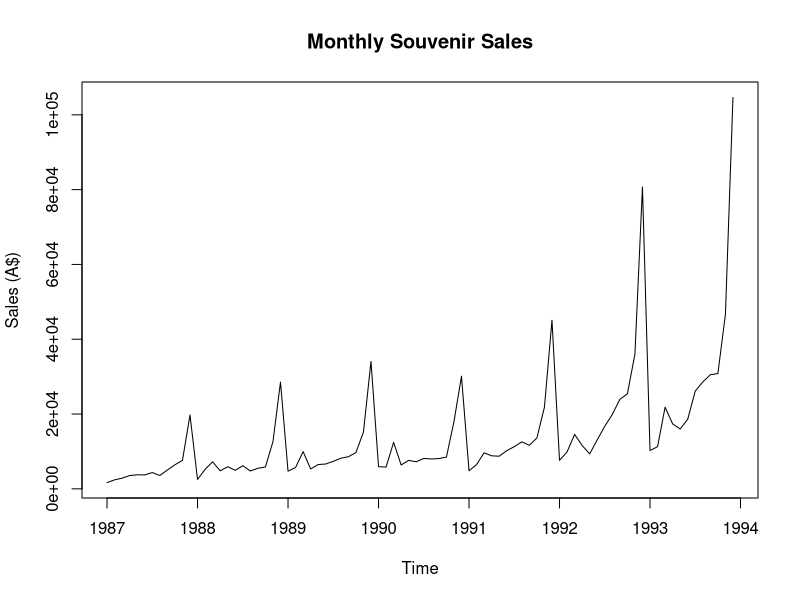
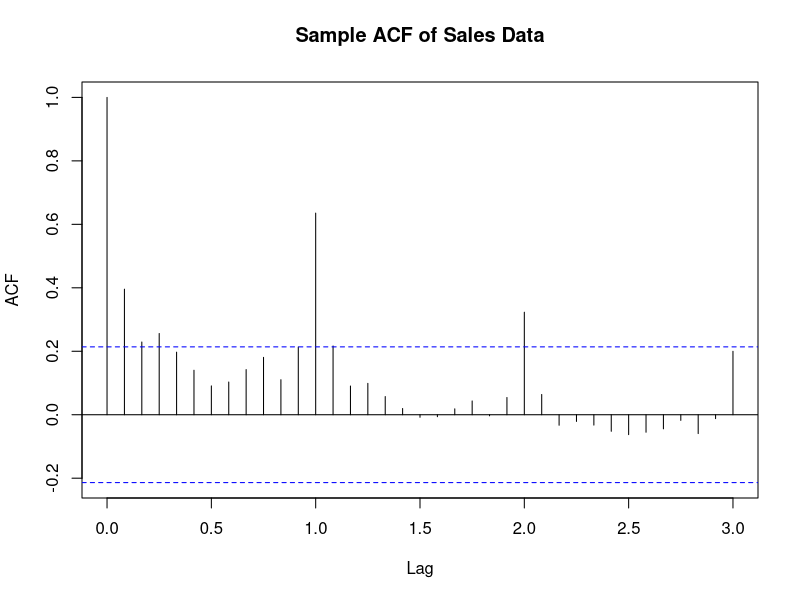
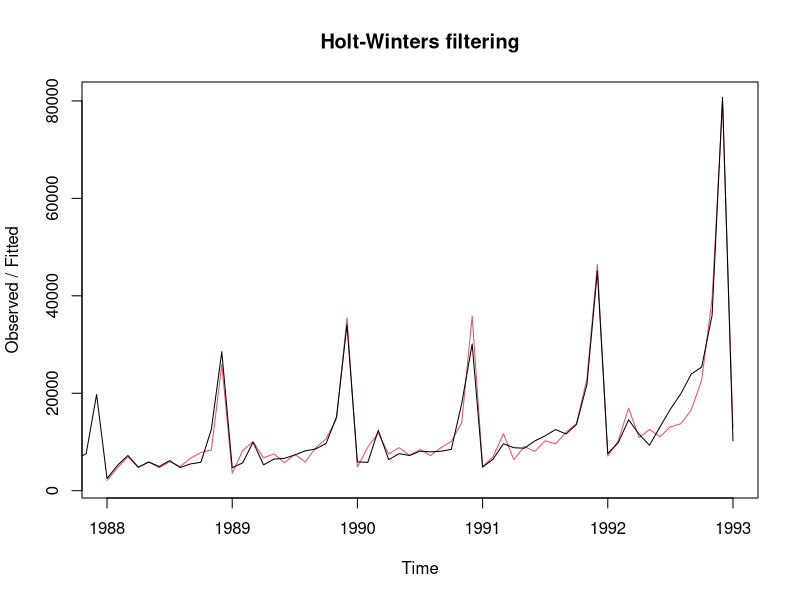
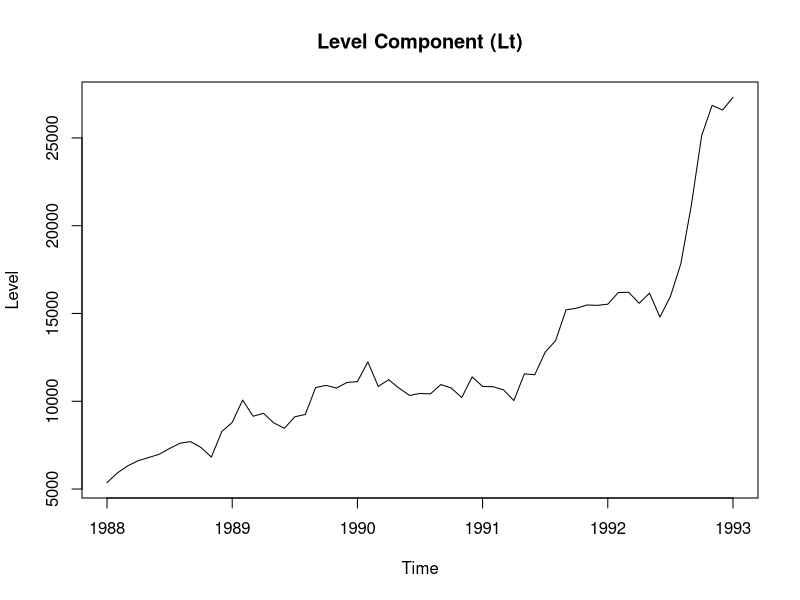
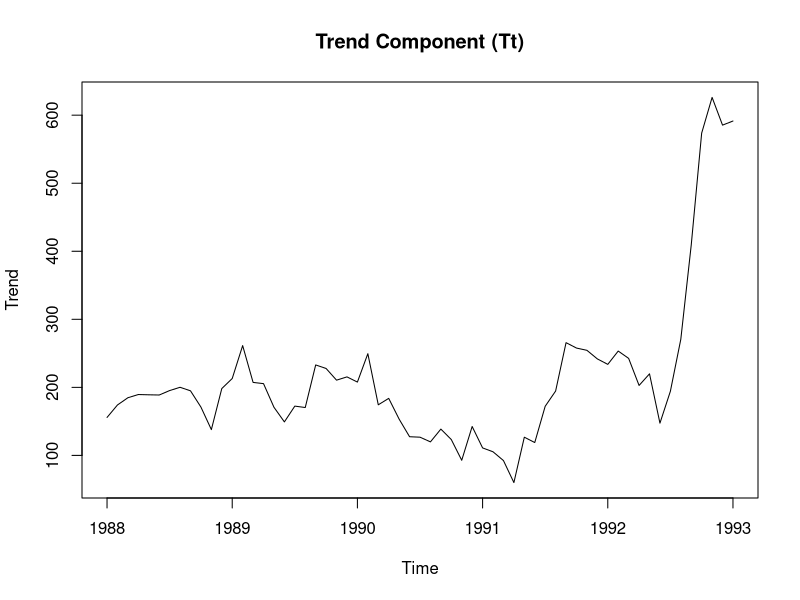
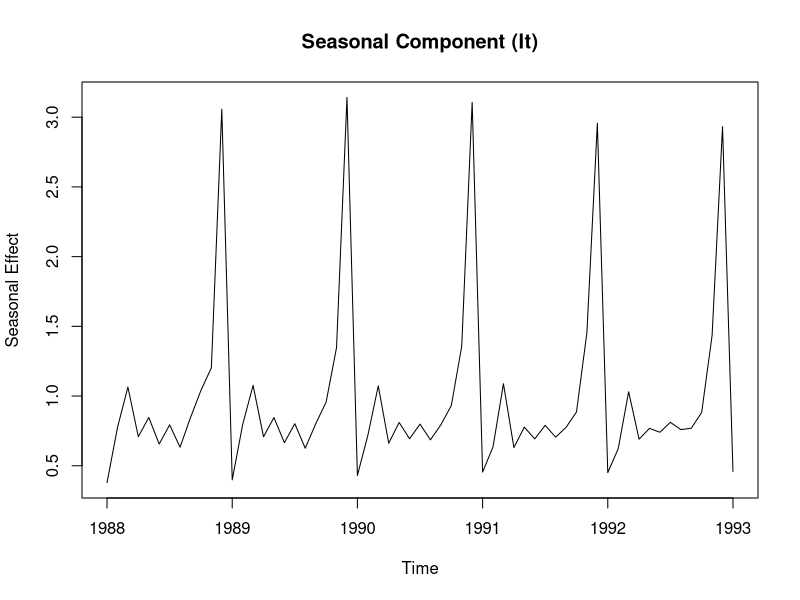
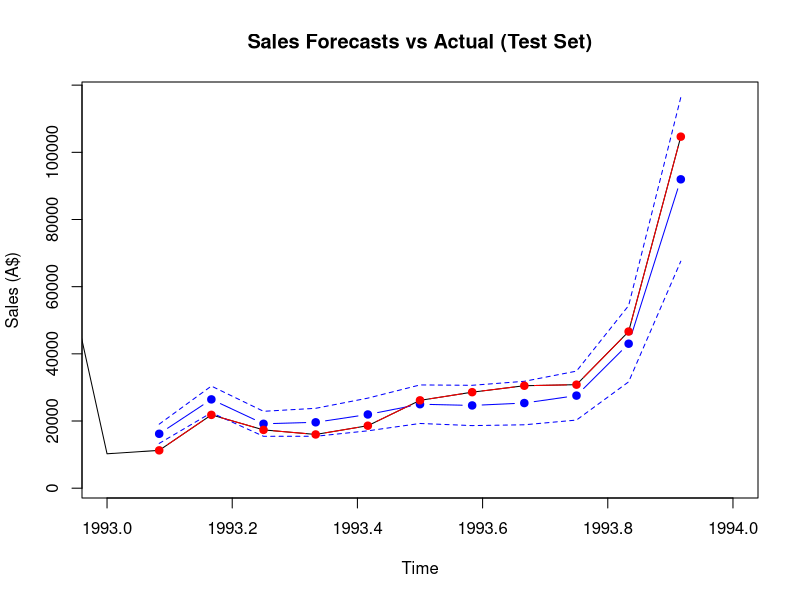

Generate these figures, in order, with R:
## ---- chunk 1
knitr::opts_chunk$set(echo = TRUE)
#if you do not have the package, type install.packages("name_of_the_package")
library(knitr)
library(tseries)
## ---- chunk 2
souvenir_sales_data <- read.table(file = "souvenir.txt", header = FALSE, sep = "", colClasses = "numeric")
## ---- chunk 3
sales_time_series <- ts(souvenir_sales_data, start = c(1987, 1), frequency = 12)
plot.ts(sales_time_series, main = "Monthly Souvenir Sales", ylab = "Sales (A$)")
## ---- chunk 4
acf(sales_time_series, main = "Sample ACF of Sales Data", lag.max = 36)
## ---- chunk 5
training_data <- window(sales_time_series, start = c(1987, 1), end = c(1993, 1))
holt_winters_model <- HoltWinters(training_data, seasonal = "multiplicative")
holt_winters_model$coefficients
## ---- chunk 6
plot(holt_winters_model)
## ---- chunk 7
fitted_values <- fitted(holt_winters_model)
plot.ts(fitted_values[, "level"], main = "Level Component (Lt)", ylab = "Level")
## ---- chunk 8
plot.ts(fitted_values[, "trend"], main = "Trend Component (Tt)", ylab = "Trend")
## ---- chunk 9
plot.ts(fitted_values[, "season"], main = "Seasonal Component (It)", ylab = "Seasonal Effect")
## ---- chunk 10
test_data <- window(sales_time_series, start = c(1993, 2), end = c(1993, 12))
predictions <- predict(holt_winters_model, n.ahead = 11, prediction.interval = TRUE, level = 0.95)
## ---- chunk 11
plot.ts(sales_time_series, xlim = c(1993, 1994),
        ylim = c(min(sales_time_series, predictions), max(sales_time_series, predictions)),
        main = "Sales Forecasts vs Actual (Test Set)", ylab = "Sales (A$)")
lines(ts(predictions[, "fit"], start = c(1993, 2), frequency = 12), col = "blue", lty = 1, type = "b", pch = 19)
lines(ts(predictions[, "upr"], start = c(1993, 2), frequency = 12), col = "blue", lty = 2)
lines(ts(predictions[, "lwr"], start = c(1993, 2), frequency = 12), col = "blue", lty = 2)
lines(test_data, col = "red", lty = 1, type = "b", pch = 19)
## ---- chunk 12
forecast_values_Feb_Apr <- predictions[1:3, "fit"]
print("Forecast values for February, March, and April 1993:") 
print(forecast_values_Feb_Apr)
